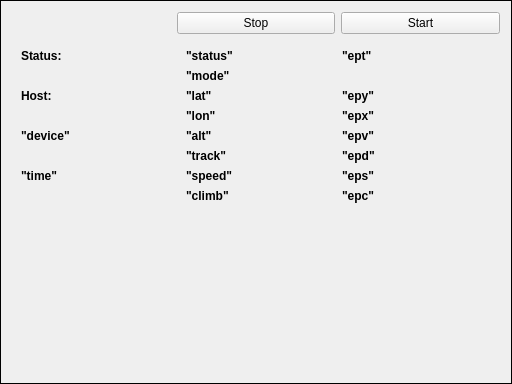
<?xml version="1.0" encoding="UTF-8"?>
<ui version="4.0">
 <class>GpsdStatusWidget</class>
 <widget class="QFrame" name="GpsdStatusWidget">
  <property name="geometry">
   <rect>
    <x>0</x>
    <y>0</y>
    <width>512</width>
    <height>384</height>
   </rect>
  </property>
  <property name="frameShape">
   <enum>QFrame::Box</enum>
  </property>
  <layout class="QGridLayout" name="gridLayout">
   <item row="4" column="0">
    <widget class="QWidget" name="widget" native="true">
     <layout class="QVBoxLayout" name="verticalLayout">
      <item>
       <widget class="QLabel" name="label">
        <property name="toolTip">
         <string>Connection status</string>
        </property>
        <property name="text">
         <string>&lt;b&gt;Status:&lt;/b&gt;</string>
        </property>
       </widget>
      </item>
      <item>
       <widget class="QLabel" name="m_gStatus"/>
      </item>
      <item>
       <widget class="QLabel" name="label_3">
        <property name="toolTip">
         <string>Host address</string>
        </property>
        <property name="text">
         <string>&lt;b&gt;Host:&lt;/b&gt;</string>
        </property>
       </widget>
      </item>
      <item>
       <widget class="QLabel" name="m_gHost"/>
      </item>
      <item>
       <widget class="QLabel" name="label_7">
        <property name="toolTip">
         <string notr="true">Name of originating device</string>
        </property>
        <property name="text">
         <string notr="true">&lt;b&gt;&quot;device&quot;&lt;/b&gt;</string>
        </property>
       </widget>
      </item>
      <item>
       <widget class="QLabel" name="m_gDevice"/>
      </item>
      <item>
       <widget class="QLabel" name="label_13">
        <property name="toolTip">
         <string notr="true">Time/date stamp, UTC.
May have a fractional part of up to .001sec precision.
May be absent if mode is not 2 or 3</string>
        </property>
        <property name="text">
         <string notr="true">&lt;b&gt;&quot;time&quot;&lt;/b&gt;</string>
        </property>
       </widget>
      </item>
      <item>
       <widget class="QLabel" name="m_gTime"/>
      </item>
      <item>
       <spacer name="verticalSpacer">
        <property name="orientation">
         <enum>Qt::Vertical</enum>
        </property>
        <property name="sizeHint" stdset="0">
         <size>
          <width>20</width>
          <height>59</height>
         </size>
        </property>
       </spacer>
      </item>
     </layout>
    </widget>
   </item>
   <item row="1" column="0">
    <widget class="QLabel" name="m_gName">
     <property name="toolTip">
      <string>Custom name</string>
     </property>
     <property name="alignment">
      <set>Qt::AlignCenter</set>
     </property>
    </widget>
   </item>
   <item row="1" column="1">
    <widget class="QPushButton" name="m_btnStop">
     <property name="toolTip">
      <string>Stop GPSD client</string>
     </property>
     <property name="text">
      <string>Stop</string>
     </property>
    </widget>
   </item>
   <item row="1" column="2">
    <widget class="QPushButton" name="m_btnStart">
     <property name="toolTip">
      <string>Start GPSD client</string>
     </property>
     <property name="text">
      <string>Start</string>
     </property>
    </widget>
   </item>
   <item row="4" column="1" colspan="2">
    <widget class="QWidget" name="widget_2" native="true">
     <layout class="QGridLayout" name="gridLayout_3">
      <item row="0" column="0">
       <widget class="QLabel" name="label_9">
        <property name="toolTip">
         <string notr="true">GPS status: 2=DGPS fix, otherwise not present</string>
        </property>
        <property name="text">
         <string notr="true">&lt;b&gt;&quot;status&quot;&lt;/b&gt;</string>
        </property>
       </widget>
      </item>
      <item row="6" column="0">
       <widget class="QLabel" name="label_19">
        <property name="toolTip">
         <string notr="true">Altitude in meters.
Present if mode is 3</string>
        </property>
        <property name="text">
         <string notr="true">&lt;b&gt;&quot;alt&quot;&lt;/b&gt;</string>
        </property>
       </widget>
      </item>
      <item row="8" column="0">
       <widget class="QLabel" name="label_21">
        <property name="toolTip">
         <string notr="true">Course over ground, degrees from true north</string>
        </property>
        <property name="text">
         <string notr="true">&lt;b&gt;&quot;track&quot;&lt;/b&gt;</string>
        </property>
       </widget>
      </item>
      <item row="8" column="1">
       <widget class="QLabel" name="m_gTrack"/>
      </item>
      <item row="6" column="1">
       <widget class="QLabel" name="m_gAlt"/>
      </item>
      <item row="4" column="1">
       <widget class="QLabel" name="m_gLon"/>
      </item>
      <item row="2" column="0">
       <widget class="QLabel" name="label_15">
        <property name="toolTip">
         <string notr="true">Latitude in degrees: +/- signifies North/South.
Present when mode is 2 or 3</string>
        </property>
        <property name="text">
         <string notr="true">&lt;b&gt;&quot;lat&quot;&lt;/b&gt;</string>
        </property>
       </widget>
      </item>
      <item row="10" column="0">
       <widget class="QLabel" name="label_23">
        <property name="toolTip">
         <string notr="true">Speed over ground, meters per second</string>
        </property>
        <property name="text">
         <string notr="true">&lt;b&gt;&quot;speed&quot;&lt;/b&gt;</string>
        </property>
       </widget>
      </item>
      <item row="12" column="0">
       <widget class="QLabel" name="label_25">
        <property name="toolTip">
         <string notr="true">Climb (positive) or sink (negative) rate, meters per second</string>
        </property>
        <property name="text">
         <string notr="true">&lt;b&gt;&quot;climb&quot;&lt;/b&gt;</string>
        </property>
       </widget>
      </item>
      <item row="4" column="0">
       <widget class="QLabel" name="label_17">
        <property name="toolTip">
         <string notr="true">Longitude in degrees: +/- signifies East/West.
Present when mode is 2 or 3</string>
        </property>
        <property name="text">
         <string notr="true">&lt;b&gt;&quot;lon&quot;&lt;/b&gt;</string>
        </property>
       </widget>
      </item>
      <item row="2" column="1">
       <widget class="QLabel" name="m_gLat"/>
      </item>
      <item row="10" column="1">
       <widget class="QLabel" name="m_gSpeed"/>
      </item>
      <item row="12" column="1">
       <widget class="QLabel" name="m_gClimb"/>
      </item>
      <item row="0" column="2">
       <widget class="QLabel" name="label_27">
        <property name="toolTip">
         <string notr="true">Estimated timestamp error (seconds, 95% confidence).
Present if time is present</string>
        </property>
        <property name="text">
         <string notr="true">&lt;b&gt;&quot;ept&quot;&lt;/b&gt;</string>
        </property>
       </widget>
      </item>
      <item row="2" column="2">
       <widget class="QLabel" name="label_29">
        <property name="toolTip">
         <string notr="true">Latitude error estimate in meters, 95% confidence.
Present if mode is 2 or 3 and DOPs can be calculated from the satellite view</string>
        </property>
        <property name="text">
         <string notr="true">&lt;b&gt;&quot;epy&quot;&lt;/b&gt;</string>
        </property>
       </widget>
      </item>
      <item row="4" column="2">
       <widget class="QLabel" name="label_28">
        <property name="toolTip">
         <string notr="true">Longitude error estimate in meters, 95% confidence.
Present if mode is 2 or 3 and DOPs can be calculated from the satellite view</string>
        </property>
        <property name="text">
         <string notr="true">&lt;b&gt;&quot;epx&quot;&lt;/b&gt;</string>
        </property>
       </widget>
      </item>
      <item row="8" column="2">
       <widget class="QLabel" name="label_31">
        <property name="toolTip">
         <string notr="true">Direction error estimate in degrees, 95% confidence</string>
        </property>
        <property name="text">
         <string notr="true">&lt;b&gt;&quot;epd&quot;&lt;/b&gt;</string>
        </property>
       </widget>
      </item>
      <item row="10" column="2">
       <widget class="QLabel" name="label_32">
        <property name="toolTip">
         <string notr="true">Speed error estinmate in meters/sec, 95% confidence</string>
        </property>
        <property name="text">
         <string notr="true">&lt;b&gt;&quot;eps&quot;&lt;/b&gt;</string>
        </property>
       </widget>
      </item>
      <item row="12" column="2">
       <widget class="QLabel" name="label_33">
        <property name="toolTip">
         <string notr="true">Climb/sink error estimate in meters/sec, 95% confidence</string>
        </property>
        <property name="text">
         <string notr="true">&lt;b&gt;&quot;epc&quot;&lt;/b&gt;</string>
        </property>
       </widget>
      </item>
      <item row="1" column="1">
       <widget class="QLabel" name="m_gMode"/>
      </item>
      <item row="0" column="1">
       <widget class="QLabel" name="m_gStatusGps"/>
      </item>
      <item row="1" column="0">
       <widget class="QLabel" name="label_11">
        <property name="toolTip">
         <string notr="true">NMEA mode</string>
        </property>
        <property name="text">
         <string notr="true">&lt;b&gt;&quot;mode&quot;&lt;/b&gt;</string>
        </property>
       </widget>
      </item>
      <item row="6" column="2">
       <widget class="QLabel" name="label_30">
        <property name="toolTip">
         <string notr="true">Estimated vertical error in meters, 95% confidence.
Present if mode is 3 and DOPs can be calculated from the satellite view</string>
        </property>
        <property name="text">
         <string notr="true">&lt;b&gt;&quot;epv&quot;&lt;/b&gt;</string>
        </property>
       </widget>
      </item>
      <item row="0" column="3">
       <widget class="QLabel" name="m_gEpt"/>
      </item>
      <item row="12" column="3">
       <widget class="QLabel" name="m_gEpc"/>
      </item>
      <item row="8" column="3">
       <widget class="QLabel" name="m_gEpd"/>
      </item>
      <item row="10" column="3">
       <widget class="QLabel" name="m_gEps"/>
      </item>
      <item row="4" column="3">
       <widget class="QLabel" name="m_gEpx"/>
      </item>
      <item row="2" column="3">
       <widget class="QLabel" name="m_gEpy"/>
      </item>
      <item row="6" column="3">
       <widget class="QLabel" name="m_gEpv"/>
      </item>
      <item row="14" column="0" colspan="4">
       <spacer name="verticalSpacer_2">
        <property name="orientation">
         <enum>Qt::Vertical</enum>
        </property>
        <property name="sizeHint" stdset="0">
         <size>
          <width>20</width>
          <height>79</height>
         </size>
        </property>
       </spacer>
      </item>
     </layout>
    </widget>
   </item>
  </layout>
 </widget>
 <resources/>
 <connections/>
</ui>
